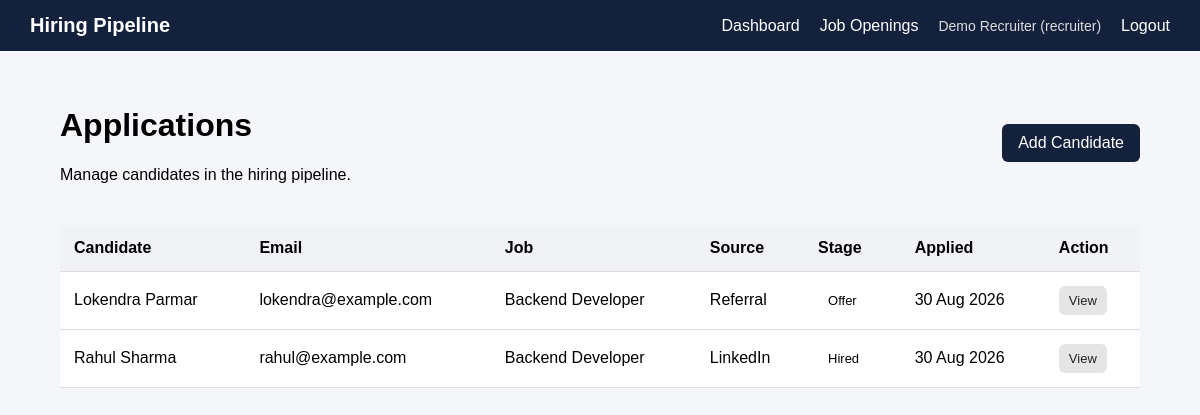
Page /applications/ (signed in) on the earlier database version.
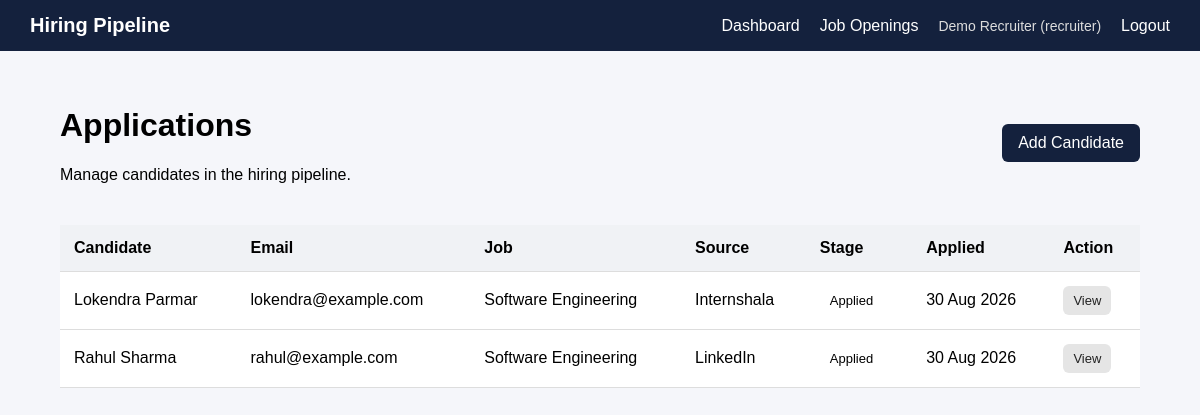
Same page on the later database version.
### models/application.py (models this page shows)
class Application(db.Model):
    __tablename__ = "applications"
    id = db.Column(
        db.Integer,
        primary_key=True
    )
    job_opening_id = db.Column(
        db.Integer,
        db.ForeignKey("job_openings.id"),
        nullable=False,
        index=True
    )
    candidate_name = db.Column(
        db.String(150),
        nullable=False
    )
    candidate_email = db.Column(
        db.String(150),
        nullable=False,
        index=True
    )
    source = db.Column(
        db.String(100),
        nullable=True
    )
    notes = db.Column(
        db.Text,
        nullable=True
    )
    stage = db.Column(
        db.String(30),
        nullable=False,
        default="Applied",
        index=True
    )
    applied_at = db.Column(
        db.DateTime,
        server_default=db.func.now()
    )
    stage_changed_at = db.Column(
        db.DateTime,
        server_default=db.func.now()
    )
    updated_at = db.Column(
        db.DateTime,
        server_default=db.func.now(),
        onupdate=db.func.now()
    )
    job = db.relationship(
        "JobOpening",
        back_populates="applications"
    )
    events = db.relationship(
        "ApplicationEvent",
        back_populates="application",
        lazy=True,
        order_by="ApplicationEvent.created_at"
    )

### models/job.py (models this page shows)
class JobOpening(db.Model):
    __tablename__ = "job_openings"
    id = db.Column(db.Integer, primary_key=True)
    title = db.Column(
        db.String(150),
        nullable=False
    )
    department = db.Column(
        db.String(100),
        nullable=False
    )
    description = db.Column(
        db.Text,
        nullable=True
    )
    status = db.Column(
        db.String(20),
        nullable=False,
        default="open",
        index=True
    )
    created_at = db.Column(
        db.DateTime,
        server_default=db.func.now()
    )
    updated_at = db.Column(
        db.DateTime,
        server_default=db.func.now(),
        onupdate=db.func.now()
    )
    applications = db.relationship(
        "Application",
        back_populates="job",
        lazy=True
    )
    description = db.Column(
        db.Text,
        nullable=True
    )
    status = db.Column(
        db.String(20),
        nullable=False,
        default="open"
    )
    created_at = db.Column(
        db.DateTime,
        server_default=db.func.now()
    )
    updated_at = db.Column(
        db.DateTime,
        server_default=db.func.now(),
        onupdate=db.func.now()
    )
    applications = db.relationship(
        "Application",
        back_populates="job",
        lazy=True
    )

### routes/applications.py (the view)
@applications_bp.route("/")
@role_required("recruiter")
def application_list():
    applications = (
        Application.query
        .order_by(Application.applied_at.desc())
        .all()
    )
    return render_template(
        "applications/list.html",
        applications=applications
    )

### templates/applications/list.html (shortened to what this page needs)
{% extends "base.html" %}
{% block content %}
<div class="page-header">
    <div>
        <h1>Applications</h1>
        <p>
            Manage candidates in the hiring pipeline.
        </p>
    </div>
    <a
        href="{{ url_for('applications.create_application') }}"
        class="btn"
    >
        Add Candidate
    </a>
</div>
{% if applications %}
<table>
    <thead>
        <tr>
            <th>Candidate</th>
            <th>Email</th>
            <th>Job</th>
            <th>Source</th>
            <th>Stage</th>
            <th>Applied</th>
            <th>Action</th>
        </tr>
    </thead>
    <tbody>
        {% for application in applications %}
        <tr>
            <td>
                {{ application.candidate_name }}
            </td>
            <td>
                {{ application.candidate_email }}
            </td>
            <td>
                {{ application.job.title }}
            </td>
            <td>
                {{ application.source or "-" }}
            </td>
            <td>
                <span class="status">
                    {{ application.stage }}
                </span>
            </td>
            <td>
                {% if application.applied_at %}
                    {{ application.applied_at.strftime("%d %b %Y") }}
                {% endif %}
            </td>
            <td>
                <a
                    href="{{ url_for(
                        'applications.application_detail',
                        application_id=application.id
                    ) }}"
                    class="small-btn"
                >
                    View
                </a>
            </td>
        </tr>
        {% endfor %}
    </tbody>
</table>
{% endif %}
{% endblock %}

Differences in the rows shown:
changed Application "Lokendra Parmar": job "Backend Developer" → "Software Engineering"; source "Referral" → "Internshala"; stage "Offer" → "Applied"
changed Application "Rahul Sharma": job "Backend Developer" → "Software Engineering"; stage "Hired" → "Applied"
